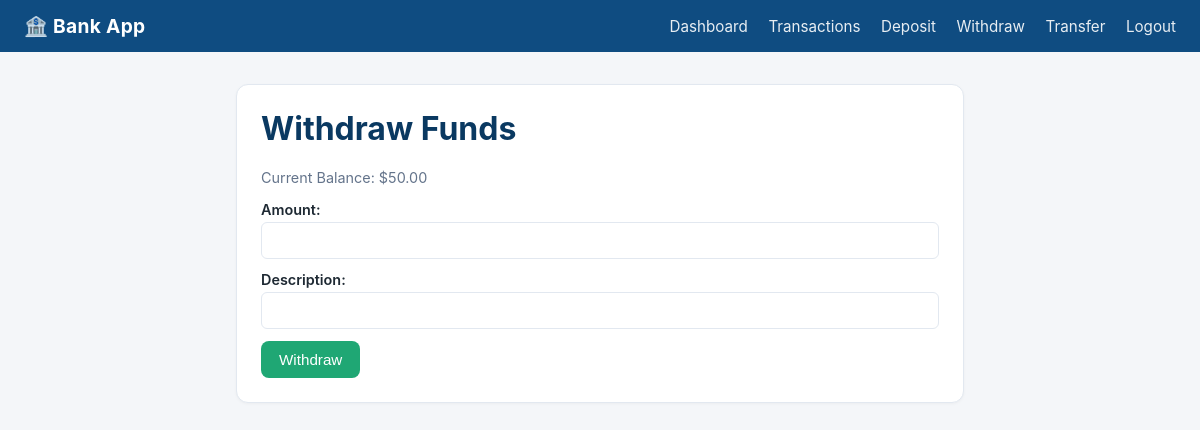
Before: /withdraw/ (signed in) with the older database file.
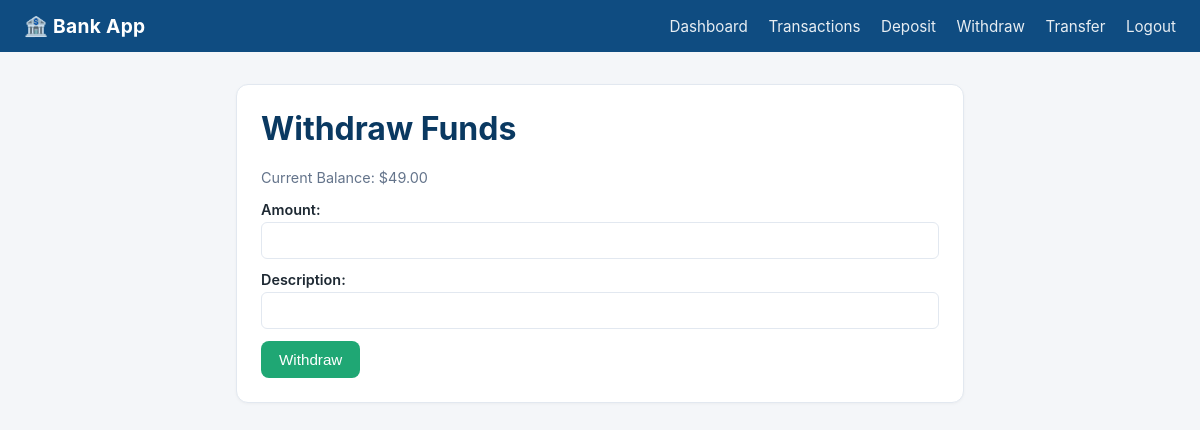
After: the same page with the newer database file.
### bank/models.py (models this page shows, shortened)
class Account(models.Model):
    ACCOUNT_TYPES = [
        ('SAVINGS', 'Savings'),
        ('CHECKING', 'Checking'),
    ]
    user = models.OneToOneField(
        settings.AUTH_USER_MODEL, on_delete=models.CASCADE, related_name='account'
    )
    phone = models.CharField(max_length=15)
    account_number = models.CharField(
        max_length=10, unique=True, default=generate_account_number, editable=False
    )
    account_type = models.CharField(
        max_length=10, choices=ACCOUNT_TYPES, default='SAVINGS'
    )
    balance = models.DecimalField(max_digits=12, decimal_places=2, default=Decimal('0.00'))
    created_at = models.DateTimeField(auto_now_add=True)

### bank/views.py (the view)
# urls.py: path('withdraw/', views.withdraw_view, name='withdraw'),
@login_required
def withdraw_view(request):
    account = get_object_or_404(Account, user=request.user)
    if request.method == 'POST':
        form = WithdrawForm(request.POST)
        if form.is_valid():
                try:
                    account.withdraw(form.cleaned_data['amount'], form.cleaned_data['description'] or 'Withdrawal')
                    messages.success(request, f'Withdrew ${form.cleaned_data["amount"]} successfully.')
                    return redirect('dashboard')
                except ValueError as e:
                    form.add_error(None, str(e))
    else:
        form = WithdrawForm()
    return render(request, 'withdraw.html', {'form': form, 'account': account})

### bank/forms.py
class WithdrawForm(forms.Form):
    amount = forms.DecimalField(max_digits=10, decimal_places=2, min_value=Decimal('0.01'))
    description = forms.CharField(max_length=255, required=False)

### bank/templates/withdraw.html (shortened to what this page needs)
{% extends 'base.html' %}
{% block content %}
<div class="card">
    <h1>Withdraw Funds</h1>
    <p class="muted">Current Balance: ${{ account.balance }}</p>
    <form method="post">
        {{ form.as_p }}
        <button type="submit" class="btn secondary">Withdraw</button>
    </form>
</div>
{% endblock %}

Changed rows visible on the page:
changed Account: balance "50.00" → "49.00"
